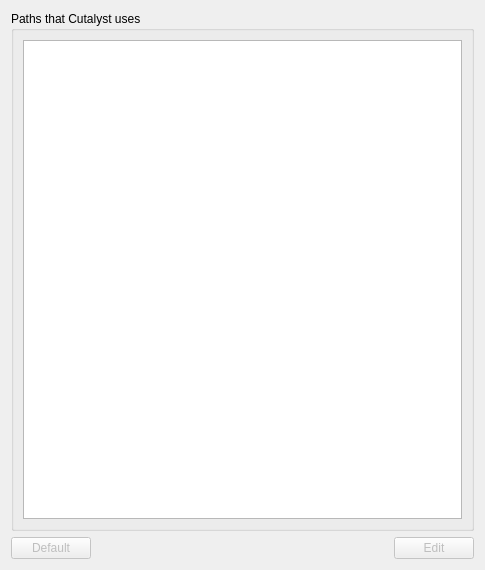
<?xml version="1.0" encoding="UTF-8"?>
<ui version="4.0">
 <class>PreferencesPathPage</class>
 <widget class="QWidget" name="PreferencesPathPage">
  <property name="geometry">
   <rect>
    <x>0</x>
    <y>0</y>
    <width>485</width>
    <height>570</height>
   </rect>
  </property>
  <property name="minimumSize">
   <size>
    <width>100</width>
    <height>100</height>
   </size>
  </property>
  <property name="maximumSize">
   <size>
    <width>16777215</width>
    <height>16777215</height>
   </size>
  </property>
  <property name="windowTitle">
   <string notr="true">Path</string>
  </property>
  <layout class="QVBoxLayout" name="verticalLayout_2">
   <item>
    <widget class="QGroupBox" name="groupBox">
     <property name="font">
      <font>
       <pointsize>9</pointsize>
      </font>
     </property>
     <property name="title">
      <string>Paths that Cutalyst uses</string>
     </property>
     <layout class="QVBoxLayout" name="verticalLayout">
      <item>
       <widget class="QTableWidget" name="pathTable">
        <property name="editTriggers">
         <set>QAbstractItemView::NoEditTriggers</set>
        </property>
        <property name="selectionMode">
         <enum>QAbstractItemView::SingleSelection</enum>
        </property>
        <property name="selectionBehavior">
         <enum>QAbstractItemView::SelectRows</enum>
        </property>
        <property name="showGrid">
         <bool>false</bool>
        </property>
        <attribute name="horizontalHeaderVisible">
         <bool>false</bool>
        </attribute>
        <attribute name="horizontalHeaderStretchLastSection">
         <bool>true</bool>
        </attribute>
        <attribute name="verticalHeaderVisible">
         <bool>false</bool>
        </attribute>
        <column>
         <property name="text">
          <string>Type</string>
         </property>
        </column>
        <column>
         <property name="text">
          <string>Path</string>
         </property>
        </column>
       </widget>
      </item>
     </layout>
    </widget>
   </item>
   <item>
    <layout class="QHBoxLayout" name="horizontalLayout">
     <item>
      <widget class="QPushButton" name="defaultButton">
       <property name="enabled">
        <bool>false</bool>
       </property>
       <property name="sizePolicy">
        <sizepolicy hsizetype="Fixed" vsizetype="Fixed">
         <horstretch>0</horstretch>
         <verstretch>0</verstretch>
        </sizepolicy>
       </property>
       <property name="font">
        <font>
         <pointsize>9</pointsize>
        </font>
       </property>
       <property name="text">
        <string>Default</string>
       </property>
      </widget>
     </item>
     <item>
      <spacer name="horizontalSpacer">
       <property name="orientation">
        <enum>Qt::Horizontal</enum>
       </property>
       <property name="sizeHint" stdset="0">
        <size>
         <width>40</width>
         <height>20</height>
        </size>
       </property>
      </spacer>
     </item>
     <item>
      <widget class="QPushButton" name="editButton">
       <property name="enabled">
        <bool>false</bool>
       </property>
       <property name="sizePolicy">
        <sizepolicy hsizetype="Fixed" vsizetype="Fixed">
         <horstretch>0</horstretch>
         <verstretch>0</verstretch>
        </sizepolicy>
       </property>
       <property name="font">
        <font>
         <pointsize>9</pointsize>
        </font>
       </property>
       <property name="text">
        <string>Edit</string>
       </property>
      </widget>
     </item>
    </layout>
   </item>
  </layout>
 </widget>
 <resources/>
 <connections/>
</ui>
